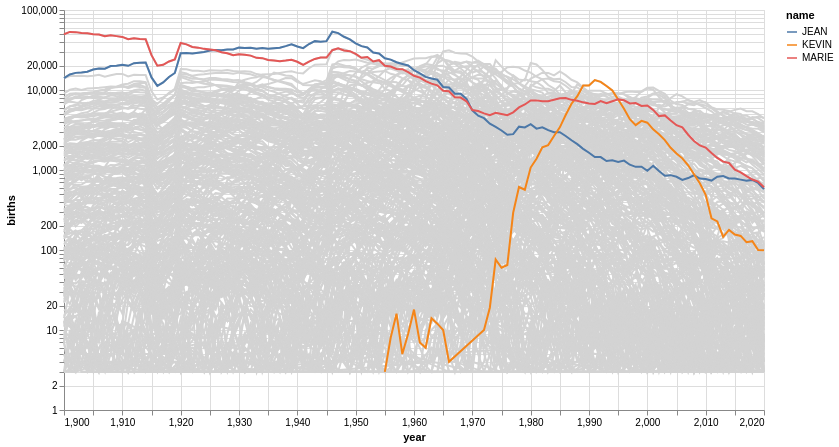

Notebook cell for this chart:
### Code cell
box = alt.binding(input='text', name='Highlight: ')
search = alt.param(name='q', value='JEAN|MARIE|KEVIN', bind=box)
match = "test(regexp('^(' + q + ')$', 'i'), datum.name)"

base = alt.Chart(pool).encode(
    x='year:Q',
    y=alt.Y('births:Q', scale=alt.Scale(type='log')),
    detail='name:N')

grey = base.mark_line(color='lightgray')
bold = base.mark_line().encode(color='name:N').transform_filter(match)

(grey + bold).add_params(search).properties(width=700, height=400)

### Figure 1 — Vega-Lite specification as saved in the notebook (floating-point values rounded to 4 significant figures; data arrays with more than 128 entries replaced by an {"elided": "..."} marker saying what was removed)
{"config": {"view": {"continuousWidth": 300, "continuousHeight": 300}}, "layer": [{"mark": {"type": "line", "color": "lightgray"}, "encoding": {"detail": {"field": "name", "type": "nominal"}, "x": {"field": "year", "type": "quantitative"}, "y": {"field": "births", "scale": {"type": "log"}, "type": "quantitative"}}}, {"mark": {"type": "line"}, "encoding": {"color": {"field": "name", "type": "nominal"}, "detail": {"field": "name", "type": "nominal"}, "x": {"field": "year", "type": "quantitative"}, "y": {"field": "births", "scale": {"type": "log"}, "type": "quantitative"}}, "transform": [{"filter": "test(regexp('^(' + q + ')$', 'i'), datum.name)"}]}], "data": {"name": "data-96aebe2870b0fece041d533c0061c567"}, "height": 400, "params": [{"name": "q", "bind": {"input": "text", "name": "Highlight: "}, "value": "JEAN|MARIE|KEVIN"}], "width": 700, "$schema": "https://vega.github.io/schema/vega-lite/v6.4.1.json", "datasets": {"data-96aebe2870b0fece041d533c0061c567": {"elided": "31137 records"}}}
